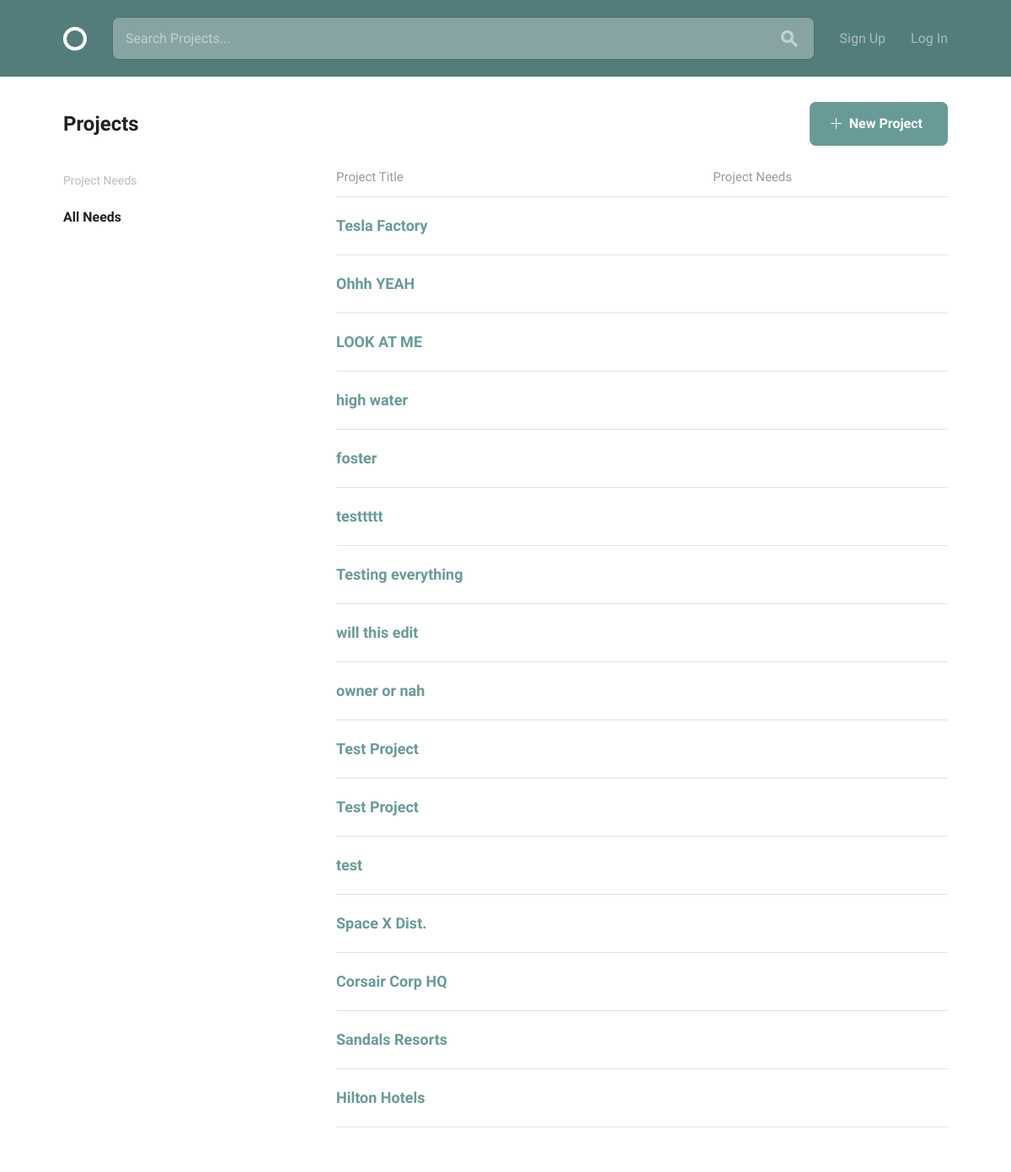
The page /projects/ on the database as committed earlier.
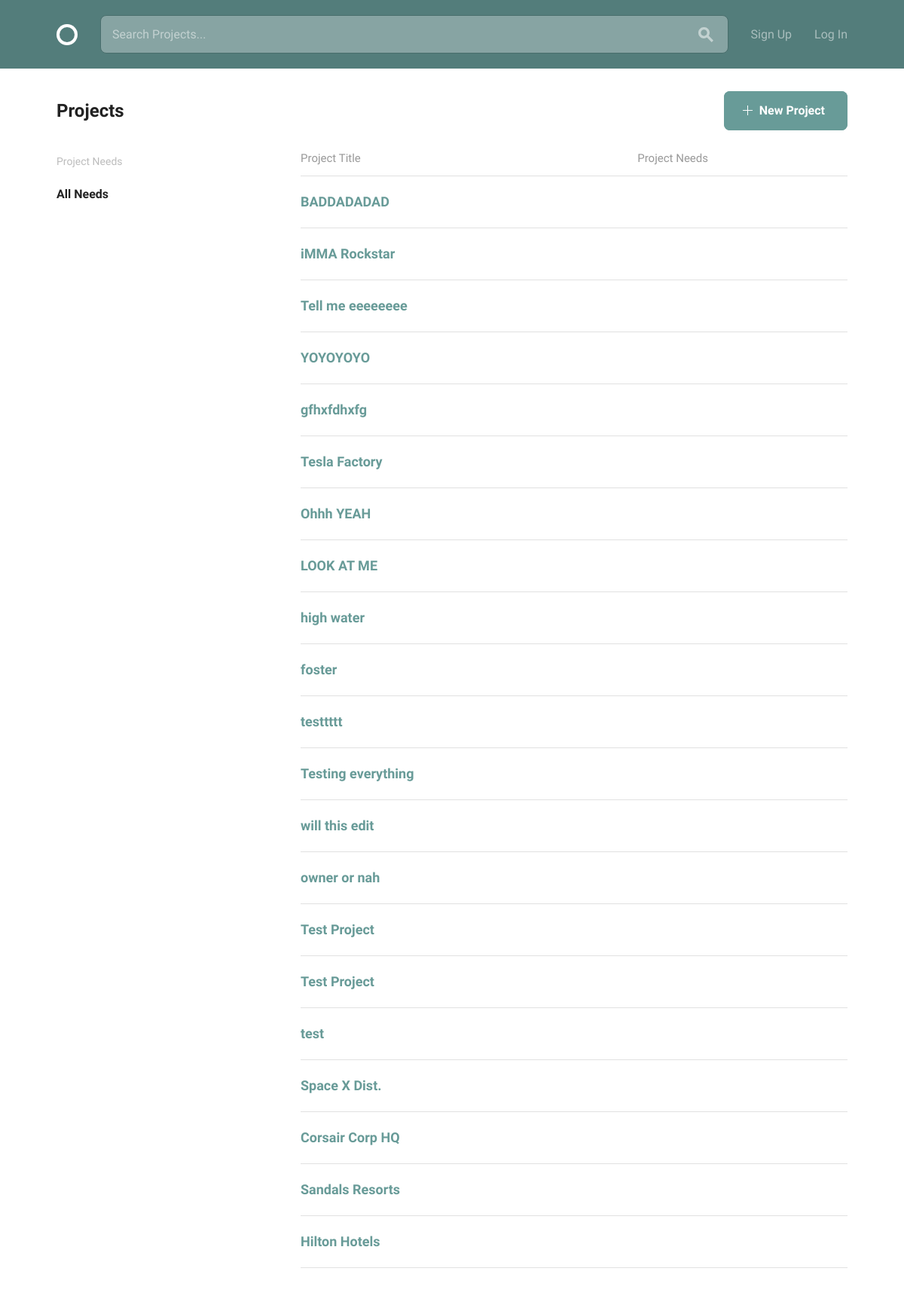
The same page on the database as committed later.
### projects/models.py (models this page shows, shortened)
class Project(models.Model):
    owner = models.ForeignKey(settings.AUTH_USER_MODEL, on_delete=models.CASCADE, null=True)
    title = models.CharField(max_length=30)
    slug = models.SlugField(null=True)
    description = models.CharField(max_length=150)
    timeline = models.CharField(max_length=30)
    requirements = models.CharField(max_length=150)
    date_created = models.DateTimeField(default=timezone.now)
    positions = models.ManyToManyField('Position', related_name="projects")
    count = models.IntegerField(null=True, default=0)
    class Meta:
        ordering = ['-date_created']

### projects/views.py (the view)
# urls.py: path('', views.ProjectList.as_view(), name='projects'),
class ProjectList(ListView):
    model = Project
    template_name = "project_list.html"
    context_object_name = "projects"
    paginate_by = 25
    def get_context_data(self, **kwargs):
        context = super().get_context_data(**kwargs)
        context['now'] = timezone.now()
        context['positions_list'] = Position.objects.all()
        return context

### projects/templates/project_list.html (shortened to what this page needs)
{% extends 'layout.html' %}
{% block body_content %}
  <body>
    <div class="bounds circle--page">
      <div class="circle--page--header circle--fluid">
        <div class="circle--fluid--cell circle--fluid--primary">
          <h2>Projects</h2>
        </div>
        <div class="circle--fluid--cell circle--fluid--secondary">
          <a class="button button-primary icon-on-left"  href="{% url 'projects:project_create' %}">
            <svg version="1.1" xmlns="http://www.w3.org/2000/svg" xmlns:xlink="http://www.w3.org/1999/xlink" x="0px" y="0px" viewBox="0 0 13 13" style="enable-background:new 0 0 13 13;" xml:space="preserve" class="add">
              <polygon points="7,6 7,0 6,0 6,6 0,6 0,7 6,7 6,13 7,13 7,7 13,7 13,6 "/>
            </svg>
            New Project
          </a>
        </div>
      </div>
      <div class="grid-25">
        <div class="circle--filter circle--secondary--module">
          <h4>Project Needs</h4>
          <ul class="circle--filter--list">
            <li><a class="selected">All Needs</a></li>
          </ul>
        </div>
      </div>
      <div class="grid-70 grid-push-5">
        <table class="u-full-width circle--table">
          <thead>
            <tr>
              <th>Project Title</th>
              <th class="circle--cell--right">Project Needs</th>
            </tr>
          </thead>
          {% for project in projects %}
          <tbody>
            <tr class="clickable-row" data-href="{% url 'projects:project_details' slug=project.slug %}">
              <td>
                <h3>{{project.title}}</h3>
              </td>
              {% for position in projects %}
              <td class="circle--cell--right">
              </td>
              {% endfor %}
            </tr>
          </tbody>
          {% endfor %}
        </table>
      </div>
    </div>
  </body>
{% endblock %}

### templates/layout.html (shortened to what this page needs)
{% load static %}
<!DOCTYPE html>
<html lang="en">
<head>
  <link rel="stylesheet" href="{% static 'css/global.css' %}">
</head>
<body>
    <header class="circle--header">
      <div class="bounds">
        <div class="circle--fluid">
          <div class="circle--fluid--cell">
            <h1 class="hide-text circle--logo"><a class="logo" href="{% url 'projects:projects' %}">Circle</a></h1>
          </div>
          <div class="circle--fluid--cell circle--fluid--primary">
            <div class="circle--search">
              <input type="text" placeholder="Search Projects..." />
              <button>
              </button>
            </div>
          </div>
          <div class="circle--fluid--cell circle--fluid--secondary">
            <nav>
              <ul class="circle--inline">
                {% if user.is_authenticated %}
                <li><a href="{% url 'accounts:profile' %}">My Profile</a></li>
                <li><a href="{% url 'logout' %}">Log Out</a></li>
                {% else %}
                <li><a href="{% url 'accounts:signup' %}">Sign Up</a></li>
                <li><a href="{% url 'login' %}">Log In</a></li>
                {% endif %}
              </ul>
            </nav>
          </div>
        </div>
      </div>
    </header>
    <div class="wrapper {% block wrapper_class %}{% endblock %}">
        {% block body_content %}{% endblock %}
    </div>
</body>
</html>

Rows that differ between the two databases and show on the page:
added Project: title "BADDADADAD"
added Project: title "iMMA Rockstar", shown under "Project Needs"
added Project: title "Tell me eeeeeeee", shown under "Project Needs"
added Project: title "YOYOYOYO", shown under "Project Needs"
added Project: title "gfhxfdhxfg", shown under "Project Needs"
